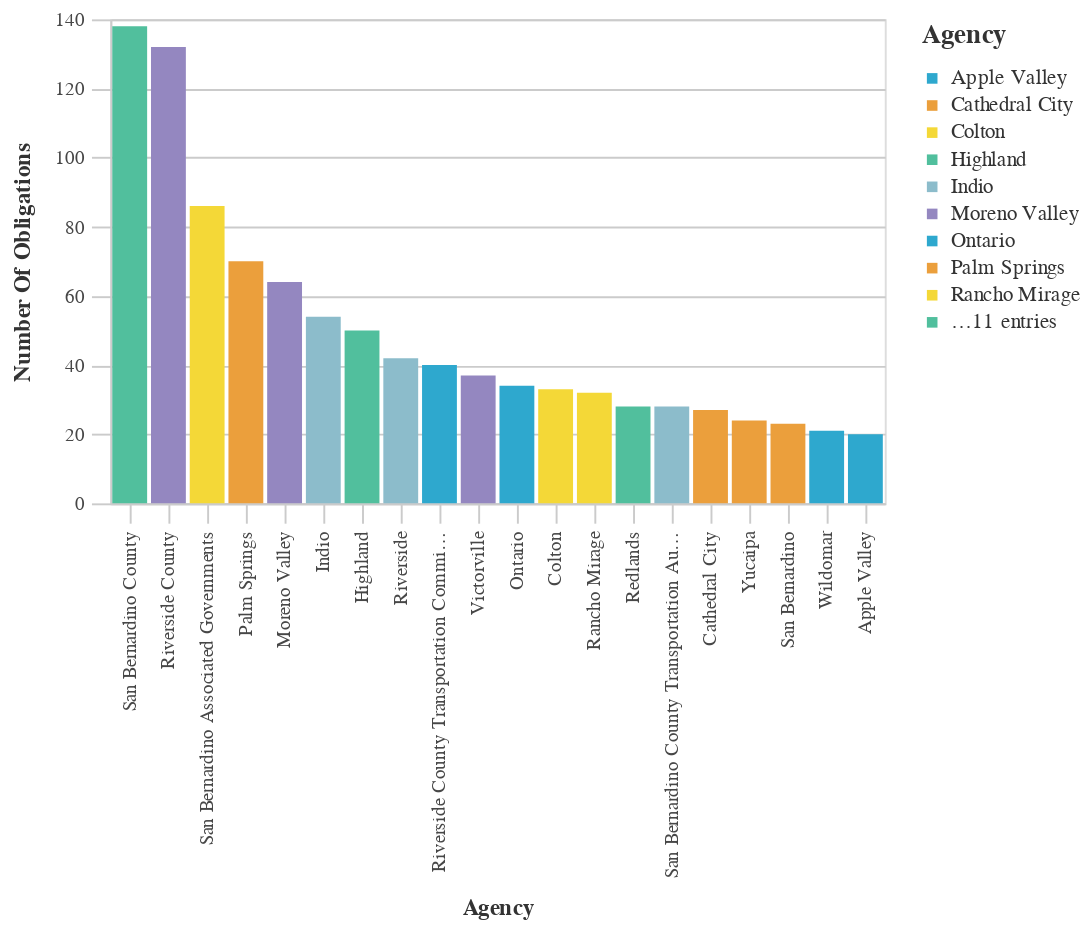

Notebook cell for this chart:
### Code cell
#Bar chart Agencies With The Most Obligations
chart_df = (df_top>>filter(_.variable=='primary_agency_name')).rename(columns={"value":"Agency",
                                 "count":"Number of Obligations"})
chart2 = (_dla_utils_reports.basic_bar_chart_no_save(chart_df, 'Agency', 'Number of Obligations', 'Agency', district))
    
display(HTML("<h4><strong>Agencies With The Most Obligations</strong></h4>"))
display(chart2)

### Figure 1 — Vega-Lite specification as saved in the notebook (floating-point values rounded to 4 significant figures)
{"config": {"view": {"continuousWidth": 400, "continuousHeight": 300}, "axis": {"domainColor": "#cbcbcb", "grid": true, "gridColor": "#cbcbcb", "gridWidth": 1, "labelColor": "#474747", "labelFont": "Nunito Sans", "labelFontSize": 10, "labelPadding": 4, "tickColor": "#cbcbcb", "tickSize": 10, "titleColor": "#333", "titleFont": "Raleway", "titleFontSize": 12, "titlePadding": 10}, "axisBand": {"grid": false}, "background": "white", "font": "Raleway", "header": {"labelFont": "Nunito Sans", "titleFont": "Raleway"}, "legend": {"labelColor": "#333", "labelFont": "Nunito Sans", "labelFontSize": 11, "labelLimit": 0, "padding": 1, "symbolSize": 30, "symbolType": "square", "titleColor": "#333", "titleFont": "Raleway", "titleFontSize": 14, "titlePadding": 10}, "title": {"anchor": "middle", "font": "Raleway", "fontSize": 18, "fontWeight": 300, "offset": 20}}, "data": {"name": "data-8a408794853f1454918ba2b98471d296"}, "mark": "bar", "encoding": {"color": {"field": "Agency", "legend": {"symbolLimit": 10, "title": "Agency"}, "scale": {"range": ["#2EA8CE", "#EB9F3C", "#F4D837", "#51BF9D", "#8CBCCB", "#9487C0"]}, "type": "nominal"}, "tooltip": [{"field": "Agency", "type": "nominal"}, {"field": "Number of Obligations", "type": "quantitative"}], "x": {"field": "Agency", "sort": "-y", "title": "Agency", "type": "nominal"}, "y": {"field": "Number of Obligations", "title": "Number Of Obligations", "type": "quantitative"}}, "height": 250, "width": 400, "$schema": "https://vega.github.io/schema/vega-lite/v4.17.0.json", "datasets": {"data-8a408794853f1454918ba2b98471d296": [{"Agency": "San Bernardino County", "Number of Obligations": 138, "variable": "primary_agency_name"}, {"Agency": "Riverside County", "Number of Obligations": 132, "variable": "primary_agency_name"}, {"Agency": "San Bernardino Associated Governments", "Number of Obligations": 86, "variable": "primary_agency_name"}, {"Agency": "Palm Springs", "Number of Obligations": 70, "variable": "primary_agency_name"}, {"Agency": "Moreno Valley", "Number of Obligations": 64, "variable": "primary_agency_name"}, {"Agency": "Indio", "Number of Obligations": 54, "variable": "primary_agency_name"}, {"Agency": "Highland", "Number of Obligations": 50, "variable": "primary_agency_name"}, {"Agency": "Riverside", "Number of Obligations": 42, "variable": "primary_agency_name"}, {"Agency": "Riverside County Transportation Commission", "Number of Obligations": 40, "variable": "primary_agency_name"}, {"Agency": "Victorville", "Number of Obligations": 37, "variable": "primary_agency_name"}, {"Agency": "Ontario", "Number of Obligations": 34, "variable": "primary_agency_name"}, {"Agency": "Colton", "Number of Obligations": 33, "variable": "primary_agency_name"}, {"Agency": "Rancho Mirage", "Number of Obligations": 32, "variable": "primary_agency_name"}, {"Agency": "Redlands", "Number of Obligations": 28, "variable": "primary_agency_name"}, {"Agency": "San Bernardino County Transportation Authority", "Number of Obligations": 28, "variable": "primary_agency_name"}, {"Agency": "Cathedral City", "Number of Obligations": 27, "variable": "primary_agency_name"}, {"Agency": "Yucaipa", "Number of Obligations": 24, "variable": "primary_agency_name"}, {"Agency": "San Bernardino", "Number of Obligations": 23, "variable": "primary_agency_name"}, {"Agency": "Wildomar", "Number of Obligations": 21, "variable": "primary_agency_name"}, {"Agency": "Apple Valley", "Number of Obligations": 20, "variable": "primary_agency_name"}]}}
